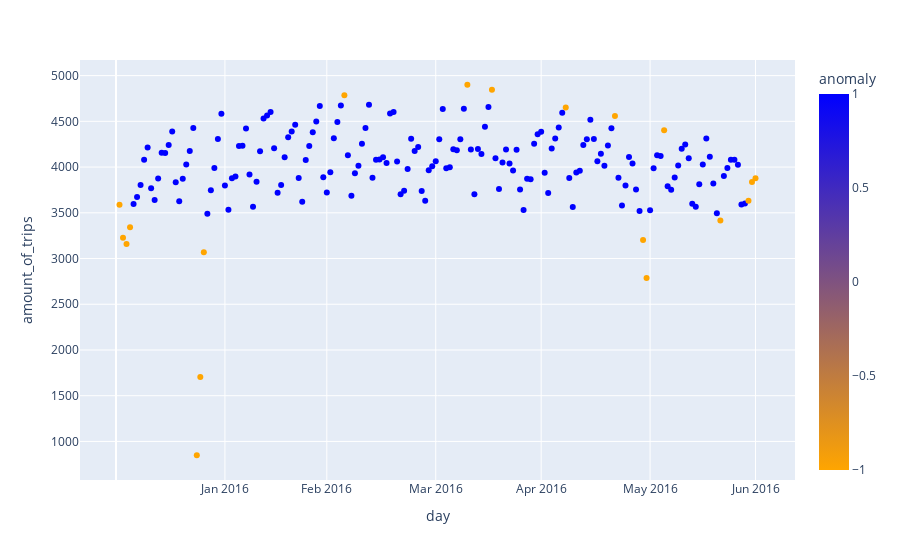

This figure's notebook cell:
### Code cell
import plotly.express as px
import numpy as np

fig = px.scatter(days_trips, x='day', y='amount_of_trips', color='anomaly', color_continuous_scale=['orange', 'blue'])
fig.update_layout(
    xaxis=dict(
        tickmode = 'array',
        tickvals = months['max_day'],
        ticktext = months['month'],
    )
)
fig.show()

### Figure 1 — Plotly figure (JSON) as saved in the notebook; plotly's stock layout.template omitted (floating-point values rounded to 4 significant figures; data arrays with more than 128 entries replaced by an {"elided": "..."} marker saying what was removed)
{"data": [{"hovertemplate": "day=%{x}<br>amount_of_trips=%{y}<br>anomaly=%{marker.color}<extra></extra>", "legendgroup": "", "marker": {"color": {"elided": "182 int values"}, "coloraxis": "coloraxis", "symbol": "circle"}, "mode": "markers", "name": "", "orientation": "v", "showlegend": false, "type": "scatter", "x": {"elided": "182 int values"}, "xaxis": "x", "y": {"elided": "182 int values"}, "yaxis": "y"}], "layout": {"autosize": true, "coloraxis": {"colorbar": {"title": {"text": "anomaly"}}, "colorscale": [[0, "orange"], [1, "blue"]]}, "legend": {"tracegroupgap": 0}, "margin": {"t": 60}, "xaxis": {"anchor": "y", "autorange": true, "domain": [0, 1], "range": [-9.985, 193.0], "tickmode": "array", "ticktext": ["Apr 2016", "Feb 2016", "Jan 2016", "Jun 2016", "Mar 2016", "May 2016"], "tickvals": [121, 60, 31, 182, 91, 152], "title": {"text": "day"}, "type": "linear"}, "yaxis": {"anchor": "x", "autorange": true, "domain": [0, 1], "range": [535.3, 5214.0], "title": {"text": "amount_of_trips"}, "type": "linear"}}}
